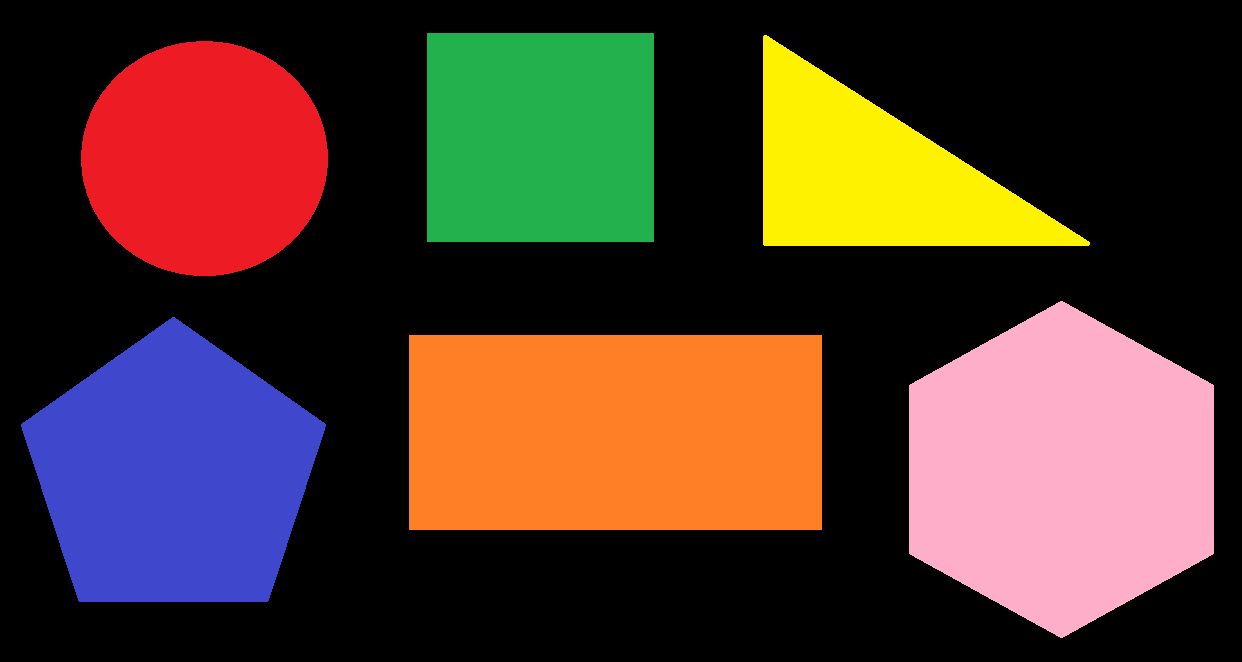
#> input picture PRATICA-06/shapes.png, 1242 x 662 px
$ jupyter execute --allow-errors opencv_countours.ipynb
#> lines starting #> are read from the running program, lines starting #| are printed output that depends on the picture; after the words box and inside, x2 and y2 are one past the last pixel; in counts of white or black regions, pixels touching at a corner belong together
### Neste notebook, vamos descrever diversas funções da biblioteca OpenCV, para processamento digital de imagens, focando somente em contornos.

______________________

## Função `findContours()`

## Parâmetros:

#### `image` fonte, uma imagem de canal único em 8 bits. Pixels não nulos são tratados como 1's. Pixels zero permanecem 0's, então a imagem é tratada como binária.

#### `contours` contornos detectados. Cada contorno é armazenado como um vetor de pontos.

#### `hierarchy` vetor de saída opcional, contendo informações sobre a topologia da imagem. Tem tantos elementos quanto o número de contornos. Para cada i-ésimo contorno contours[i], os elementos hierarchy[i][0], hierarchy[i][1], hierarchy[i][2] e hierarchy[i][3] são definidos como índices baseados em 0 nos contornos do próximo e do contorno anterior no mesmo nível hierárquico, o primeiro contorno filho e o contorno pai, respectivamente. Se para o contorno i não houver próximos, anteriores, pai ou contornos aninhados, os elementos correspondentes de hierarchy[i] serão negativos.

#### `mode` modo de recuperação de contornos, veja RetrievalModes.

#### `method` método de aproximação de contornos, veja ContourApproximationModes.

#### `offset` deslocamento opcional pelo qual cada ponto do contorno é deslocado. Isso é útil se os contornos forem extraídos da região de interesse (ROI) da imagem e, em seguida, analisados no contexto da imagem inteira.

______________________

## Detecção de contornos:

#### `cv.CHAIN_APPROX_NONE` todos os pontos de limite são armazenados.
#### `cv.CHAIN_APPROX_SIMPLE` remove todos os pontos redundantes e comprime o contorno, economizando memória.

______________________

## Recuperação do contorno:

#### `cv2.RETR_EXTERNAL` para recuperar apenas os contornos externos,
#### `cv2.RETR_LIST` para recuperar todos os contornos sem hierarquia,

______________________

## Extração de contornos:

#### `cv.RETR_EXTERNAL` recupera apenas os contornos externos extremos. Define hierarquia[i][2]=hierarquia[i][3]=-1 para todos os contornos.

####  `cv.RETR_LIST` recupera todos os contornos sem estabelecer nenhuma relação hierárquica.

####  `cv.RETR_CCOMP` recupera todos os contornos e os organiza em uma hierarquia de dois níveis. No nível superior, estão os contornos externos. No segundo nível, existem contornos dos internos. Se houver outro contorno dentro de um componente conectado, ele ainda será colocado no nível superior.

#### `cv.RETR_TREE` recupera todos os contornos e reconstrói uma hierarquia completa de contornos aninhados.

______________________

______________________

## Função `drawContours()`

## Parâmetros:

#### `image` imagem RGB de entrada.

#### `contours` o vetor de contornos retornados pela função.

#### `contourIdx` vetor com as coordenadas de cada contorno. Usando este argumento, você pode especificar a posição do índice desta lista, indicando exatamente qual ponto de contorno você deseja desenhar. Fornecer um valor negativo irá desenhar todos os pontos de contorno.

#### `color` a cor desejada para desenhar o contono.

#### `thickness` a espessura do contorno. Valores negativos vão resultar em preenchimento da figura.

#### `lineType` conectividade da linha.

#### `hierarchy` informação opcional sobre a hierarquia. É necessária apenas se você quiser desenhar apenas alguns dos contornos.

#### `maxLevel` nível máximo para contornos desenhados. Se for 0, apenas o contorno especificado é desenhado. Se for 1, a função desenha o(s) contorno(s) e todos os contornos aninhados. Se for 2, a função desenha os contornos, todos os contornos aninhados, todos os contornos aninhados aos aninhados, e assim por diante. Este parâmetro só é considerado quando há hierarquia disponível.

#### `offset` Parâmetro opcional de deslocamento do contorno. Desloca todos os contornos desenhados pelo deslocamento especificado=(dx,dy).

______________________

______________________

## Exemplos:

`findContours()` | `cv2.RETR_TREE | cv2.CHAIN_APPROX_NONE`

[cell 1]
# Utilizando find contours

import cv2

# Conversão para escala cinza

image = cv2.imread('shapes.png')
#> image is the input picture: shape (662, 1242, 3); mean B, G, R 44.1, 56.3, 79.7
img_gray = cv2.cvtColor(image, cv2.COLOR_BGR2GRAY)
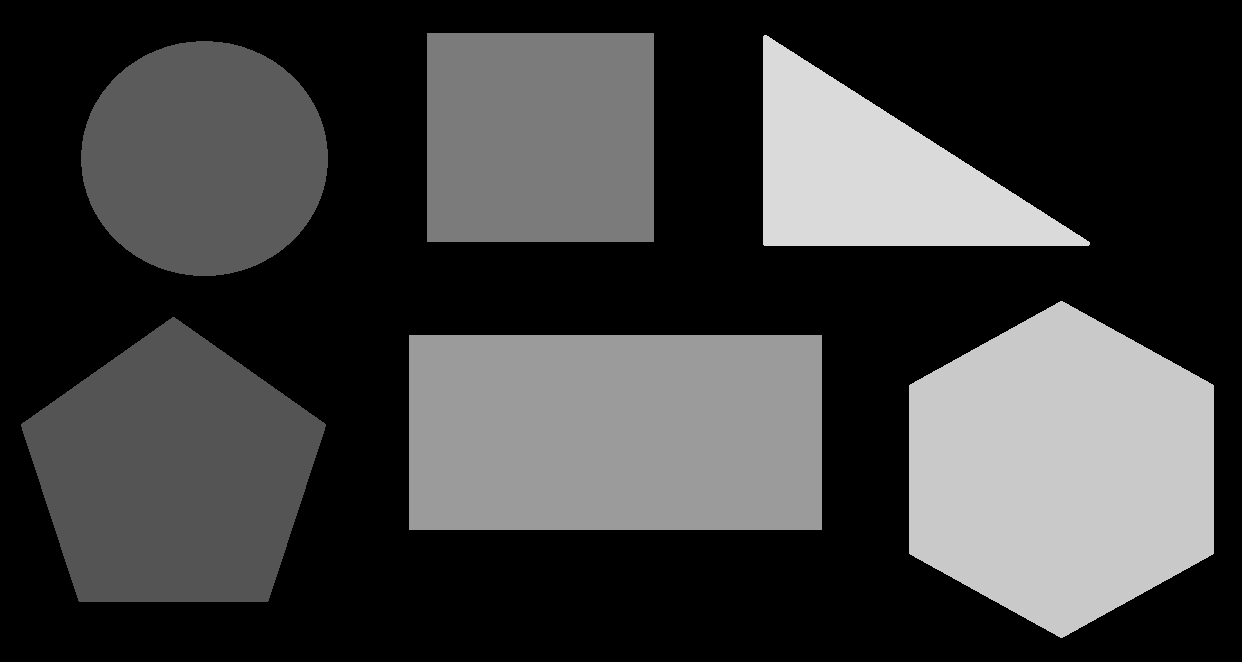
#> img_gray: shape (662, 1242); min 0, max 218, mean 61.8
cv2.imshow('Imagem Cinza', img_gray)
cv2.waitKey(0)
cv2.destroyAllWindows()

# Threshold da imagem

ret, thresh = cv2.threshold(img_gray, 200, 255, cv2.THRESH_BINARY)
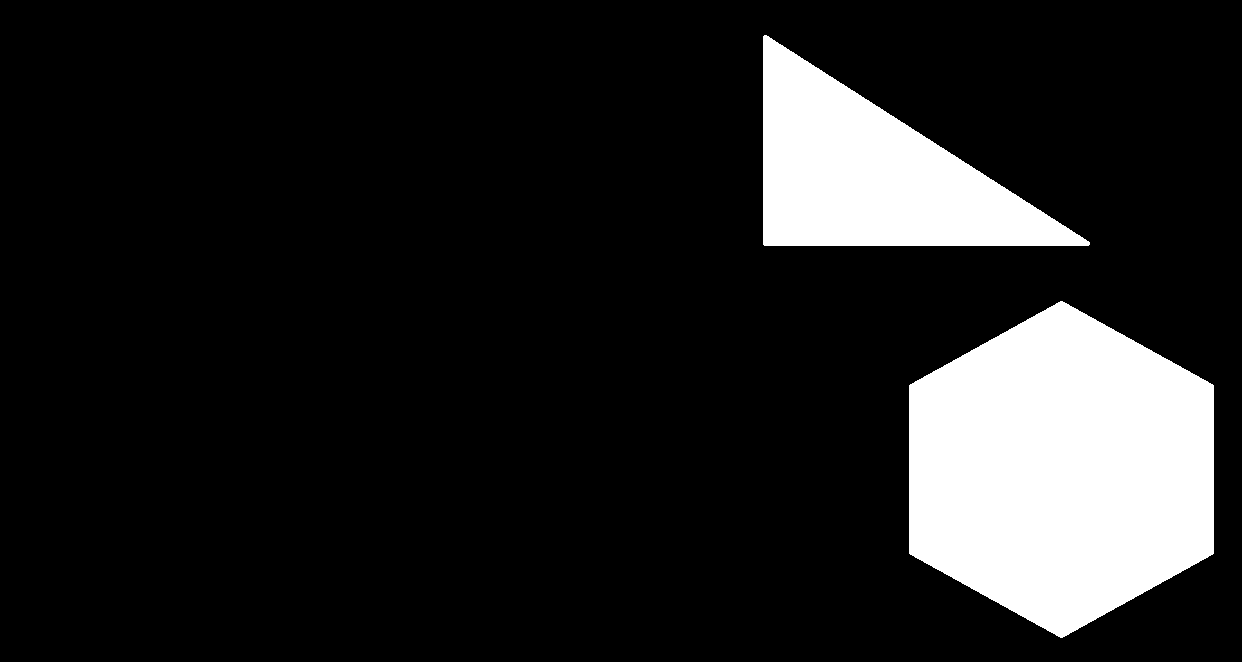
#> thresh: shape (662, 1242); 13.7% white; 2 white regions
cv2.imshow('Imagem Binaria', thresh)
cv2.waitKey(0)
cv2.destroyAllWindows()

# Contornos

contours, hierarquy = cv2.findContours(image=thresh, mode=cv2.RETR_TREE, method=cv2.CHAIN_APPROX_NONE)
#> contours = 2 contours; box (x1, y1, x2, y2) and area: (909, 301, 1214, 638) 76794, (763, 35, 1090, 246) 35022

image_copy = image.copy()

#> (the rest of this cell did not finish here and is left out)
